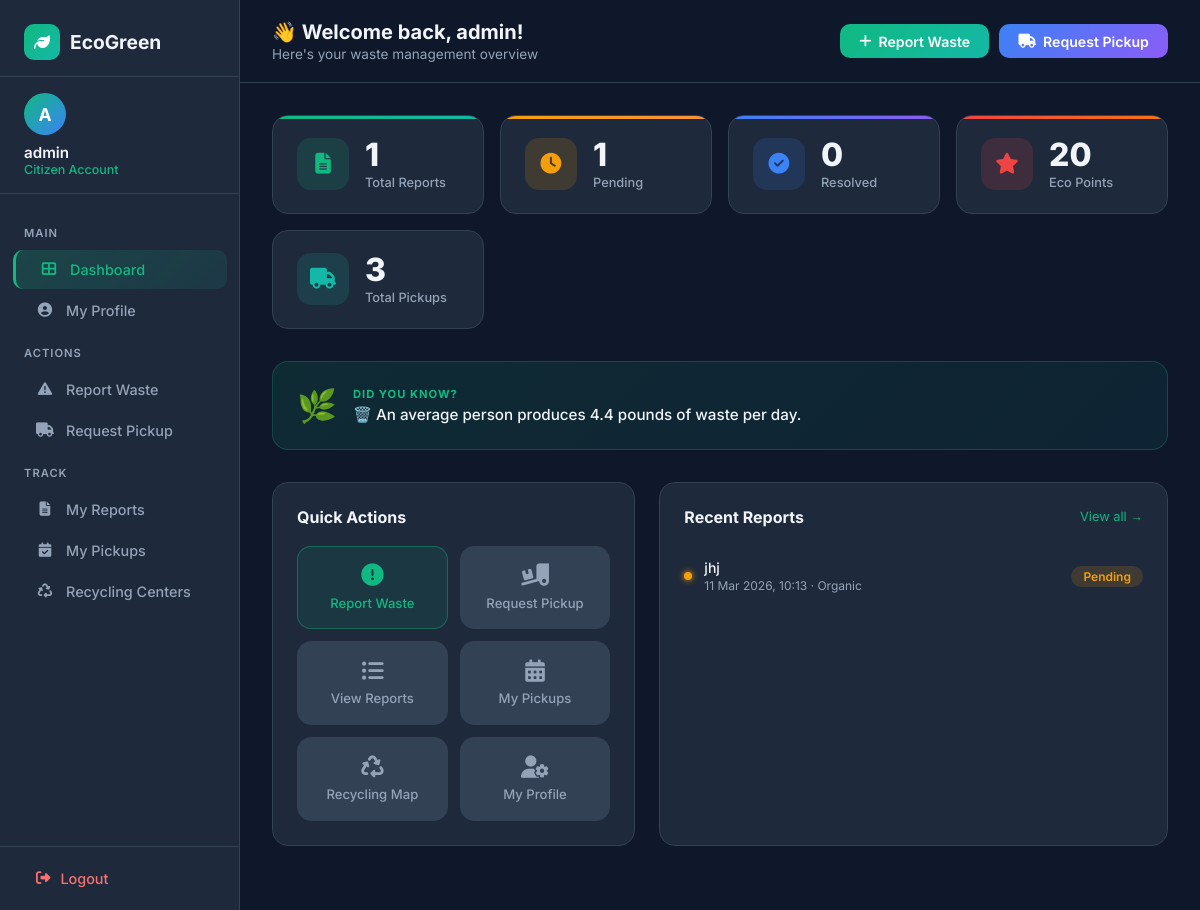
Screenshot of /citizen_home (signed in) with the database file from the repository.
### waste/models.py (models this page shows, shortened)
class Citizen(models.Model):
    username = models.CharField(max_length=20)
    password = models.CharField(max_length=128)
    phone = models.CharField(max_length=30)
    place = models.CharField(max_length=20)
    points = models.IntegerField(default=0)

class Report(models.Model):
    reported_by = models.ForeignKey(Citizen, on_delete=models.CASCADE, null=True)
    created_at = models.DateTimeField(auto_now=True)
    place = models.CharField(max_length=100)
    latitude = models.DecimalField(max_digits=9, decimal_places=6, null=True, blank=True)
    longitude = models.DecimalField(max_digits=9, decimal_places=6, null=True, blank=True)
    WASTE_TYPE_CHOICES = [
        ('Plastic', 'Plastic'),
        ('Organic', 'Organic'),
        ('E-waste', 'E-waste'),
        ('Metal', 'Metal'),
        ('Glass', 'Glass'),
        ('Other', 'Other'),
    ]
    waste_type = models.CharField(max_length=100, choices=WASTE_TYPE_CHOICES)
    fee = models.IntegerField()
    image = models.ImageField(upload_to='waste_image/')
    STATUS_CHOICES = [
        ('Pending', 'Pending'),
        ('In Progress', 'In Progress'),
        ('Resolved', 'Resolved'),
    ]
    status = models.CharField(max_length=20, choices=STATUS_CHOICES, default='Pending')
    assigned_company = models.ForeignKey(Company, null=True, blank=True, on_delete=models.SET_NULL)

### waste/views.py (the view)
# urls.py: path('citizen_home',views.citizen_home,name='citizen_home'),
@citizen_required
def citizen_home(request):
    citizen_id = request.session.get('citizen_id')
    try:
        citizen = Citizen.objects.get(id=citizen_id)
    except Citizen.DoesNotExist:
        return redirect('citizen_login')
    from .models import PickupRequest
    total_reports = Report.objects.filter(reported_by=citizen).count()
    pending_reports = Report.objects.filter(reported_by=citizen, status='Pending').count()
    resolved_reports = Report.objects.filter(reported_by=citizen, status='Resolved').count()
    recent_reports = Report.objects.filter(reported_by=citizen).order_by('-created_at')[:5]
    total_pickups = PickupRequest.objects.filter(citizen=citizen).count()
    eco_points = citizen.points
    context = {
        'citizen': citizen,
        'total_reports': total_reports,
        'pending_reports': pending_reports,
        'resolved_reports': resolved_reports,
        'recent_reports': recent_reports,
        'total_pickups': total_pickups,
        'eco_points': eco_points,
    }
    return render(request, 'citizen/citizen_home.html', context)

### templates/citizen/citizen_home.html (shortened to what this page needs)
{% load static %}
<!DOCTYPE html>
<html lang="en">
<head>
    <link href="https://cdnjs.cloudflare.com/ajax/libs/font-awesome/6.4.0/css/all.min.css" rel="stylesheet">
</head>
<body>
    <aside class="sidebar">
        <div class="sidebar-logo">
            <div class="icon"><i class="fas fa-leaf"></i></div>
            <span>EcoGreen</span>
        </div>
        <div class="sidebar-user">
            <div class="avatar">{{ citizen.username|slice:":1"|upper }}</div>
            <div class="name">{{ citizen.username }}</div>
            <div class="role">Citizen Account</div>
        </div>
        <nav class="sidebar-nav">
            <div class="nav-label">Main</div>
            <a href="{% url 'citizen_home' %}" class="nav-item active">
                <i class="fas fa-th-large"></i> Dashboard
            </a>
            <a href="{% url 'citizen_profile' %}" class="nav-item">
                <i class="fas fa-user-circle"></i> My Profile
            </a>
            <div class="nav-label">Actions</div>
            <a href="{% url 'report_waste' %}" class="nav-item">
                <i class="fas fa-exclamation-triangle"></i> Report Waste
            </a>
            <a href="{% url 'request_pickup' %}" class="nav-item">
                <i class="fas fa-truck"></i> Request Pickup
            </a>
            <div class="nav-label">Track</div>
            <a href="{% url 'citizen_report' %}" class="nav-item">
                <i class="fas fa-file-alt"></i> My Reports
            </a>
            <a href="{% url 'citizen_pickups' %}" class="nav-item">
                <i class="fas fa-calendar-check"></i> My Pickups
            </a>
            <a href="{% url 'recycling_centers' %}" class="nav-item">
                <i class="fas fa-recycle"></i> Recycling Centers
            </a>
        </nav>
        <div class="sidebar-footer">
            <a href="{% url 'citizen_logout' %}" class="logout-btn">
                <i class="fas fa-sign-out-alt"></i> Logout
            </a>
        </div>
    </aside>
    <div class="main">
        <div class="topbar">
            <div>
                <div class="topbar-title">👋 Welcome back, {{ citizen.username }}!</div>
                <div class="topbar-subtitle">Here's your waste management overview</div>
            </div>
            <div class="topbar-actions">
                <a href="{% url 'report_waste' %}" class="btn-primary">
                    <i class="fas fa-plus"></i> Report Waste
                </a>
                <a href="{% url 'request_pickup' %}" class="btn-primary" style="background: linear-gradient(135deg, #3b82f6, #8b5cf6);">
                    <i class="fas fa-truck"></i> Request Pickup
                </a>
            </div>
        </div>
        <div class="content">
            <div class="stats-grid">
                <div class="stat-card green">
                    <div class="stat-icon green"><i class="fas fa-file-alt"></i></div>
                    <div class="stat-info">
                        <div class="value">{{ total_reports }}</div>
                        <div class="label">Total Reports</div>
                    </div>
                </div>
                <div class="stat-card orange">
                    <div class="stat-icon orange"><i class="fas fa-clock"></i></div>
                    <div class="stat-info">
                        <div class="value">{{ pending_reports }}</div>
                        <div class="label">Pending</div>
                    </div>
                </div>
                <div class="stat-card blue">
                    <div class="stat-icon blue"><i class="fas fa-check-circle"></i></div>
                    <div class="stat-info">
                        <div class="value">{{ resolved_reports }}</div>
                        <div class="label">Resolved</div>
                    </div>
                </div>
                <div class="stat-card red">
                    <div class="stat-icon red"><i class="fas fa-star"></i></div>
                    <div class="stat-info">
                        <div class="value">{{ eco_points }}</div>
                        <div class="label">Eco Points</div>
                    </div>
                </div>
                <div class="stat-card teal" style="--teal: #14b8a6;">
                    <div class="stat-icon" style="background: rgba(20,184,166,0.15); color: var(--teal);"><i class="fas fa-truck"></i></div>
                    <div class="stat-info">
                        <div class="value">{{ total_pickups }}</div>
                        <div class="label">Total Pickups</div>
                    </div>
                </div>
            </div>
            <div class="fact-banner">
                <div class="fact-icon">🌿</div>
                <div>
                    <div class="fact-label">Did You Know?</div>
                    <div id="fact-text">🗑️ An average person produces 4.4 pounds of waste per day.</div>
                </div>
            </div>
            <div class="sections-grid">
                <div class="quick-actions-card">
                    <div class="card-header">
                        <div class="card-title">Quick Actions</div>
                    </div>
                    <div class="action-grid">
                        <a href="{% url 'report_waste' %}" class="action-btn highlight">
                            <i class="fas fa-exclamation-circle"></i>
                            Report Waste
                        </a>
                        <a href="{% url 'request_pickup' %}" class="action-btn">
                            <i class="fas fa-truck-loading"></i>
                            Request Pickup
                        </a>
                        <a href="{% url 'citizen_report' %}" class="action-btn">
                            <i class="fas fa-list-ul"></i>
                            View Reports
                        </a>
                        <a href="{% url 'citizen_pickups' %}" class="action-btn">
                            <i class="fas fa-calendar-alt"></i>
                            My Pickups
                        </a>
                        <a href="{% url 'recycling_centers' %}" class="action-btn">
                            <i class="fas fa-recycle"></i>
                            Recycling Map
                        </a>
                        <a href="{% url 'citizen_profile' %}" class="action-btn">
                            <i class="fas fa-user-cog"></i>
                            My Profile
                        </a>
                    </div>
                </div>
                <div class="reports-card">
                    <div class="card-header">
                        <div class="card-title">Recent Reports</div>
                        <a href="{% url 'citizen_report' %}" style="font-size:0.8rem; color:var(--green); text-decoration:none;">View all →</a>
                    </div>
                    {% for report in recent_reports %}
                    <div class="report-item">
                        <div class="report-left">
                            <div class="report-dot {% if report.status == 'Pending' %}pending{% elif report.status == 'Resolved' %}resolved{% else %}in-progress{% endif %}"></div>
                            <div>
                                <div class="report-location">{{ report.place }}</div>
                                <div class="report-date">{{ report.created_at|date:"d M Y, H:i" }} · {{ report.waste_type }}</div>
                            </div>
                        </div>
                        <span class="status-pill {% if report.status == 'Pending' %}pending{% elif report.status == 'Resolved' %}resolved{% else %}in-progress{% endif %}">
                            {{ report.status }}
                        </span>
                    </div>
                    {% empty %}
                    <div class="empty-state">
                        <i class="fas fa-inbox"></i>
                        <p>No reports yet. Submit your first waste report!</p>
                    </div>
                    {% endfor %}
                </div>
            </div>
        </div>
    </div>
</body>
</html>

### rows the page displays
Citizen: username "A", username "admin"
Report: place "jhj", created_at "11 Mar 2026, 10:13", waste_type "Organic", status "Pending"

### other values shown
{{ total_reports }} "1"
{{ pending_reports }} "1"
{{ resolved_reports }} "0"
{{ eco_points }} "20"
{{ total_pickups }} "3"
